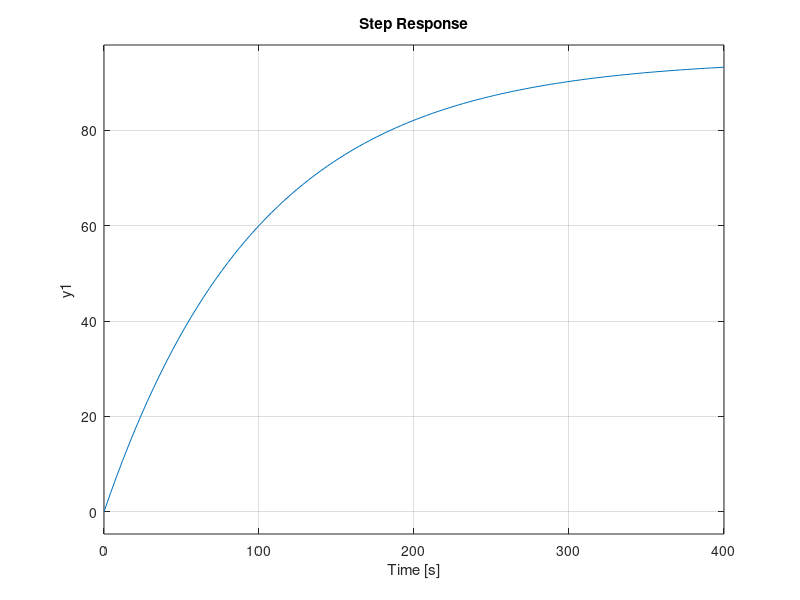

Write the MATLAB code that produced this figure.
close all, clear all, clc

pkg load control

%definimos s
s= tf('s')

%vemos del grafico que:
%el sist es de primer orden
%hay un retardo de 100s
%ante el escalon de amplitud 5, termina en 95
%el tiempo de establecimiento es de 500s

ts = 400 %sin el retardo
K = 95/5 %(valor final)/(amplitud del escalon)
tau = ts/4
Td = 100 %retardo

%definimos la fdt

G1 = K/(tau*s+1)
step(5*G1,ts) %hasta 400

%error en la estimacion del tau

%q lo pario octave no soporta sist con retardo
